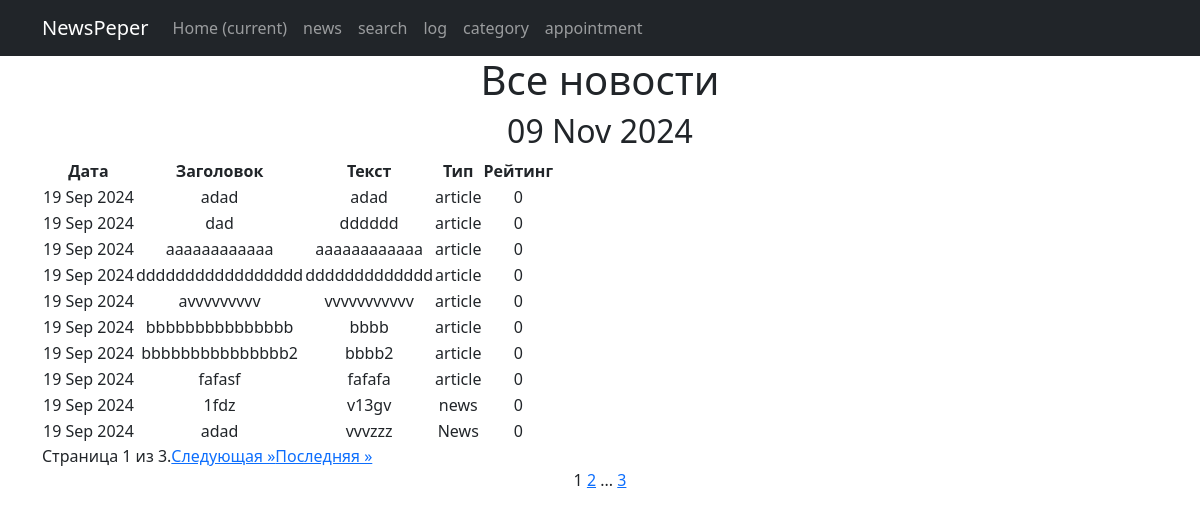
Page /news/ on the committed database.
### news/models.py (models this page shows, shortened)
class Post(models.Model):
    author = models.ForeignKey(Author, on_delete=models.CASCADE)
    POST_TYPE_CHOICES = [
        ('article', 'Article'),
        ('news', 'News')
    ]
    post_type = models.CharField(max_length=10, choices=POST_TYPE_CHOICES)
    created_at = models.DateTimeField(auto_now_add=True)
    categories = models.ManyToManyField('Category', through='PostCategory')
    title = models.CharField(max_length=255)
    text = models.TextField()
    rating = models.IntegerField(default=0)

### news/views.py (the view)
# urls.py: path('', PostList.as_view(), name='post_list'),
class PostList(ListView):
    model = Post
    ordering = 'created_at'
    template_name = 'news.html'
    context_object_name = 'news_cont'
    paginate_by = 10

### news/templatetags/custom_filters.py (called while the page is built)
@register.filter()
def cens_word(text):
    for x in cens_ler:
        if x in cens_ler:
            text = text.replace(x,'*' * len(x))
    return text

### news/templatetags/custom_tags.py (called while the page is built)
@register.simple_tag()
def tag_date(format_string='%d %b %Y'):
    return datetime.utcnow().strftime(format_string)

@register.simple_tag(takes_context=True)
def url_replace(context, **kwargs):
   d = context['request'].GET.copy()
   for k, v in kwargs.items():
       d[k] = v
   return d.urlencode()

### templates/news.html (shortened to what this page needs)
{% extends 'flatpages/default.html' %}
{% load custom_filters %}
{% load custom_tags %}
{% block content %}
<h1>Все новости</h1>
<h2>{% tag_date %}</h2>
    {% if news_cont %}
        <table>
            <thead>
                <tr>
                    <th>Дата</th>
                    <th>Заголовок</th>
                    <th>Текст</th>
                    <th>Тип</th>
                    <th>Рейтинг</th>
                </tr>
            </thead>
            <tbody>
                {% for p in news_cont %}
                <tr>
                    <td>{{ p.created_at|date:'d M Y' }}</td>
                    <td><a> {{ p.title|truncatewords:5|cens_word }}</a></td>
                    <td>{{ p.text|truncatechars:20|cens_word }}</td>
                    <td>{{ p.post_type }}</td>
                    <td>{{ p.rating }}</td>
                </tr>
                {% endfor %}
            </tbody>
        </table>
        <div class="pagination">
            <span>Страница {{ page_obj.number }} из {{ page_obj.paginator.num_pages }}.</span>
            {% if page_obj.has_next %}
                <a href="?page={{ page_obj.next_page_number }}">Следующая »</a>
                <a href="?page={{ page_obj.paginator.num_pages }}">Последняя »</a>
            {% endif %}
        </div>
    {% else %}
        <h2>Постов нет</h2>
    {% endif %}
   {{ page_obj.number }}
   {% if page_obj.has_next %}
       <a href="?{% url_replace page=page_obj.next_page_number %}">{{ page_obj.next_page_number }}</a>
       {% if paginator.num_pages != page_obj.next_page_number %}
           ...
           <a href="?{% url_replace page=page_obj.paginator.num_pages %}">{{ page_obj.paginator.num_pages }}</a>
       {% endif %}
   {% endif %}
{% endblock content %}

### templates/flatpages/default.html (shortened to what this page needs)
<!DOCTYPE html>
<html lang="en">
    <head>
        {% load static %}
        <link href="{% static 'css/styles.css' %}" rel="stylesheet" />
    </head>
    <body>
        <nav class="navbar navbar-expand-lg navbar-dark bg-dark static-top">
           <div class="container">
               <a class="navbar-brand" href="#">NewsPeper</a>
               <div class="collapse navbar-collapse" id="navbarResponsive">
                   <ul class="navbar-nav ml-auto">
                       <li class="nav-item active">
                           <a class="nav-link" href="/home/">Home
                               <span class="sr-only">(current)</span>
                           </a>
                       </li>
                       <li class="nav-item">
                           <a class="nav-link" href="/news/">news</a>
                       </li>
                       <li class="nav-item">
                           <a class="nav-link" href="/news/search/">search</a>
                       </li>
                       <li class="nav-item">
                           <a class="nav-link" href="/sign/login/">log</a>
                       </li>
                       <li class="nav-item">
                           <a class="nav-link" href="/news/category/">category</a>
                       </li>
                       <li class="nav-item">
                           <a class="nav-link" href="/appointment/">appointment</a>
                       </li>
                   </ul>
               </div>
           </div>
        </nav>
        <div class="container">
           <div class="row">
               <div class="col-lg-12 text-center">
                   {% block content %}{% endblock content %}
               </div>
           </div>
        </div>
    </body>
</html>

### templates/flatpages/default.html (style rules this page uses)
li { list-style-type:none; }

### rows in the picture
Post: created_at "19 Sep 2024", title|cens_word "adad", text|cens_word "adad", post_type "article", rating "0"
Post: created_at "19 Sep 2024", title|cens_word "dad", text|cens_word "dddddd", post_type "article", rating "0"
Post: created_at "19 Sep 2024", title|cens_word "aaaaaaaaaaaa", text|cens_word "aaaaaaaaaaaa", post_type "article", rating "0"
Post: created_at "19 Sep 2024", title|cens_word "ddddddddddddddddd", text|cens_word "ddddddddddddd", post_type "article", rating "0"
Post: created_at "19 Sep 2024", title|cens_word "avvvvvvvvv", text|cens_word "vvvvvvvvvvv", post_type "article", rating "0"
Post: created_at "19 Sep 2024", title|cens_word "bbbbbbbbbbbbbbb", text|cens_word "bbbb", post_type "article", rating "0"
Post: created_at "19 Sep 2024", title|cens_word "bbbbbbbbbbbbbbb2", text|cens_word "bbbb2", post_type "article", rating "0"
Post: created_at "19 Sep 2024", title|cens_word "fafasf", text|cens_word "fafafa", post_type "article", rating "0"
Post: created_at "19 Sep 2024", title|cens_word "1fdz", text|cens_word "v13gv", post_type "news", rating "0"
Post: created_at "19 Sep 2024", title|cens_word "adad", text|cens_word "vvvzzz", post_type "News", rating "0"

### other values in the picture
{{ page_obj.number }} "1"
{{ page_obj.paginator.num_pages }} "3"
{{ page_obj.next_page_number }} "2"
